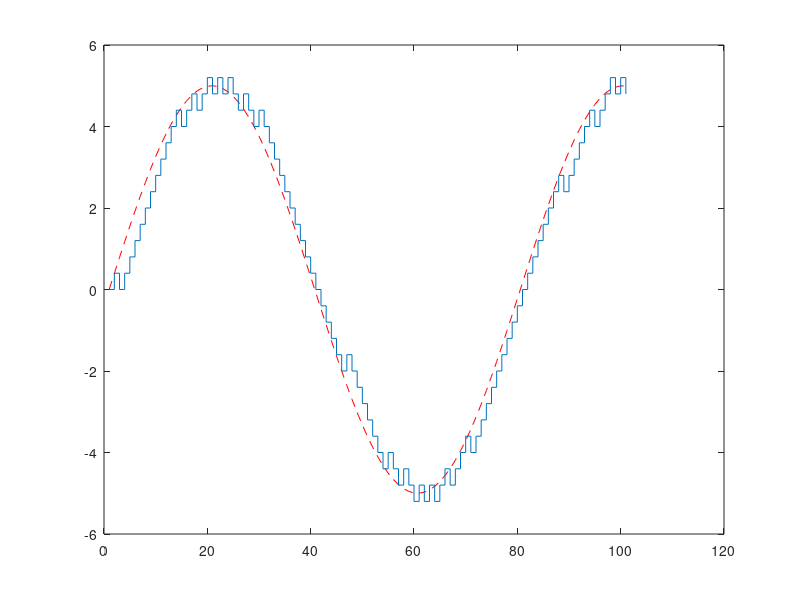

Write MATLAB code to recreate this figure.
clc;
clear all;
close all;
t=0:2*pi/100:2*pi;%Total samples=101
x=5*sin(2*pi*t/5); %message signal with peak voltage 5v & frequency 5Hz
plot(x,'--red');
hold on %To show multiple graphs in same window
y=[0]; %output of DM signal initially 0, which have bit pattern Ex:1 1 1 0 0 1...
xr=[0]; % stair case approximation having initial value=0
del=0.4; %del=stepsize
for i=1:length(x)-1
    if x(i) >=xr(i) %if present sample of a message signal > previous sample of staircase signal
        d=1; %set d to 1
      xr(i+1)=xr(i)+del; %increment staircase signal by step size
    else
        d=0;
    xr(i+1)=xr(i)-del; %decrement staircase signal by step size
    end
    y=[y d] ;% display the bit pattern
end
stairs(xr) % shows stair case approximated signal
hold off
y;
del1=0.1; %chose stepsize as 0.1 instead of 0.4
del2=2; % chose stepsize as 2 instead of 0.4